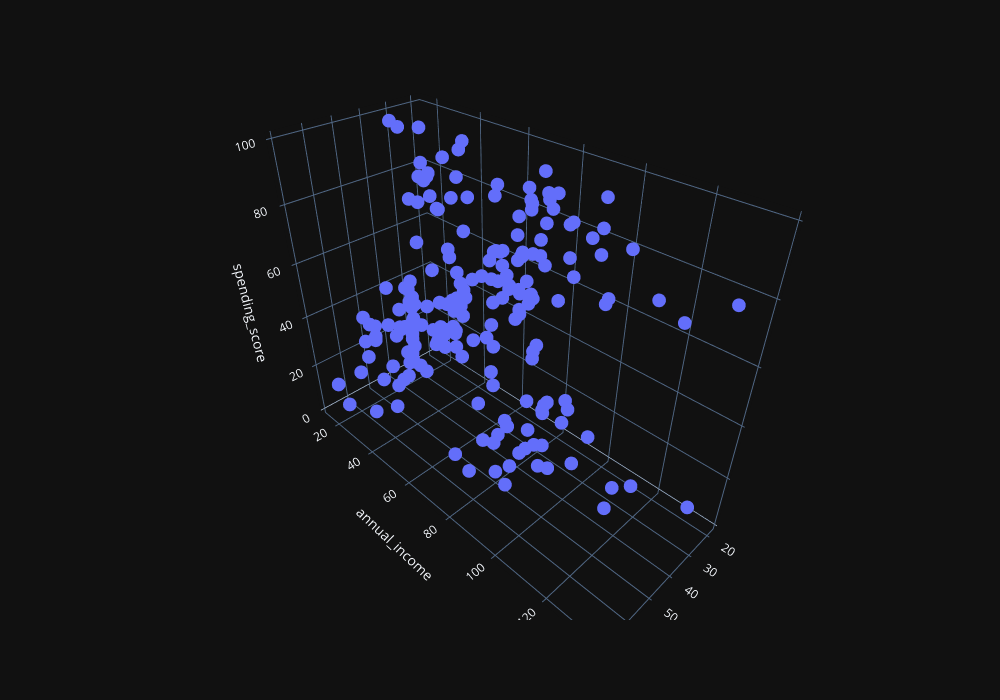

The cell this chart's notebook holds for it:
### Code cell
import plotly
import plotly.express as px

# передаём датафрейм и поля, которые нужно использовать для осей абсцисс, ординат и аппликат
fig = px.scatter_3d(
    data_frame=df,
    x = 'age',
    y = 'annual_income',
    z = 'spending_score',
    width=1000,
    height=700
)

#отображаем график
fig.show()

### Figure 1 — Plotly figure (JSON) as saved in the notebook; plotly's stock layout.template omitted (floating-point values rounded to 4 significant figures; data arrays with more than 128 entries replaced by an {"elided": "..."} marker saying what was removed)
{"data": [{"hovertemplate": "age=%{x}<br>annual_income=%{y}<br>spending_score=%{z}<extra></extra>", "legendgroup": "", "marker": {"color": "#636efa", "symbol": "circle"}, "mode": "markers", "name": "", "scene": "scene", "showlegend": false, "x": {"elided": "200 float values"}, "y": {"elided": "200 float values"}, "z": {"elided": "200 float values"}, "type": "scatter3d"}], "layout": {"scene": {"domain": {"x": [0.0, 1.0], "y": [0.0, 1.0]}, "xaxis": {"title": {"text": "age"}}, "yaxis": {"title": {"text": "annual_income"}}, "zaxis": {"title": {"text": "spending_score"}}}, "legend": {"tracegroupgap": 0}, "margin": {"t": 60}, "height": 700, "width": 1000}}
